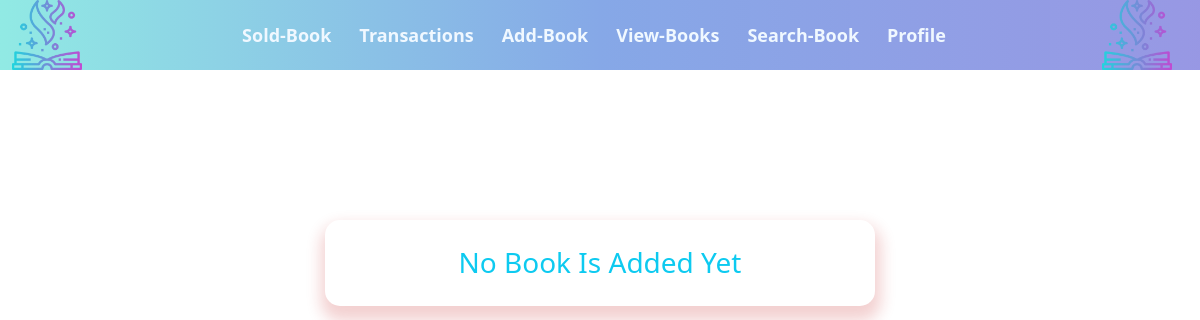
The app's page /view/ (signed in), older data.
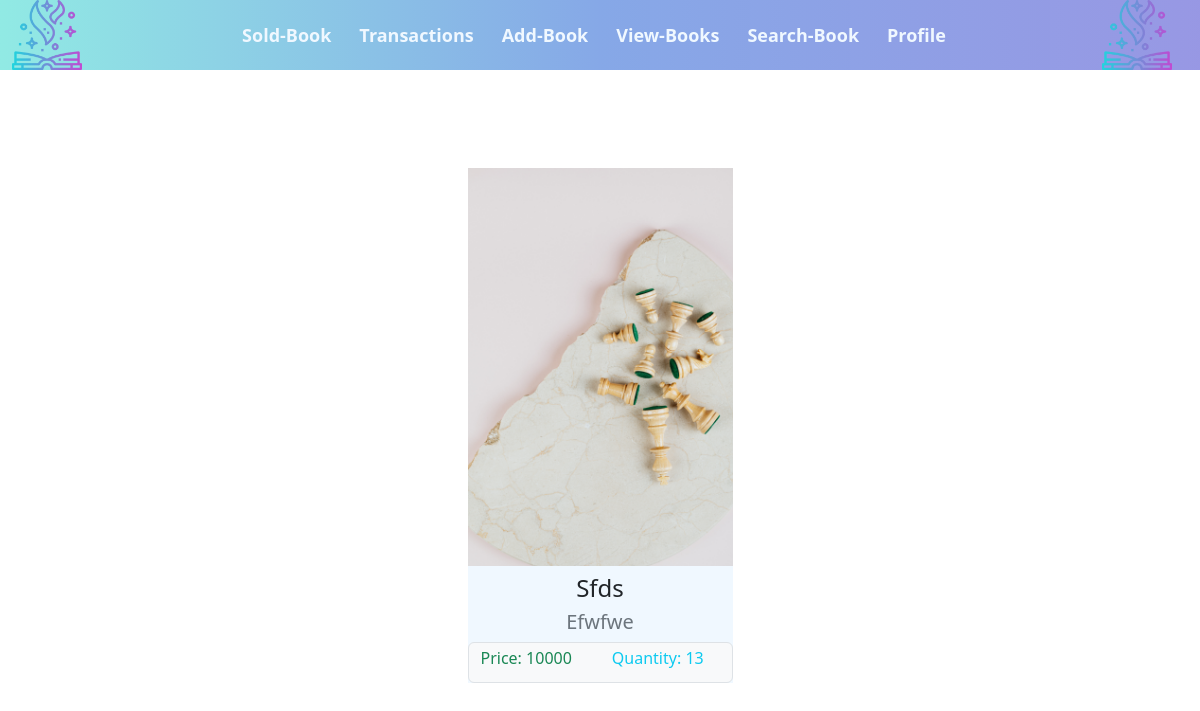
The same page, newer data.
### main/models.py (models this page shows, shortened)
class BooksData(models.Model):
    user = models.ForeignKey(User, on_delete=models.CASCADE)
    qr_id = models.IntegerField(null=True, blank=True)
    title = models.CharField(max_length=50)
    book_cover = models.ImageField(upload_to='cover_images/', default='default-cover')
    author = models.CharField(max_length=50)
    genre = models.CharField(max_length=50)
    language = models.CharField(max_length=10)
    pages = models.IntegerField()
    publisher = models.CharField(max_length=50)
    year_published = models.IntegerField()
    stock_quantity = models.IntegerField()
    price = models.IntegerField()
    cost = models.IntegerField()
    class Meta:
        ordering = ['title']

### main/views.py (the view)
# urls.py: path('view/', views.viewbooks_page, name='view-books'),
@login_required(login_url='login')
def viewbooks_page(request):
    context = {
        'is_available':True,
        'books': None
    }
    books = BooksData.objects.filter(user=request.user)
    if len(books) == 0:
        context['is_available'] = False
    else:
        context['books'] = books
    return render(request, 'viewbooks-page.html', context)

### main/templates/viewbooks-page.html
{% extends 'layout.html' %}
{% block content %}
    <div class="container-fluid">
        {% if is_available %}
            <div class="d-flex flex-wrap justify-content-center">
                {% for book in books %}
                    <div class="m-5 text-center" style="background-color: aliceblue;">
                        <img src="{{ book.book_cover.url }}" width="265" height="350" class="img-fluid" alt="cover">
                        <h4 class="mt-2">{{ book.title }}</h4>
                        <h5 class="text-secondary">{{ book.author }}</h5>
                        <div class="input-group-text">
                            <h6 class="text-success" style="margin-right: 40px;">Price: {{ book.price }}</h6>
                            <h6 class="text-info">Quantity: {{ book.stock_quantity}}</h6>
                        </div>
                    </div>
                {% endfor %}
        {% else %}
                    <div class="box-container">
                        <h3 class="text-info m-3 text-capitalize">No book is added yet</h3>
                    </div>
        {% endif %}
        </div>
    </div>
{% endblock %}

Row changes from the older to the newer data that the page shows:
added BooksData: book_cover (picture), title "Sfds", author "Efwfwe", price "10000", stock_quantity "13"
Text that changed along with them:
text no longer shown: "No Book Is Added Yet"
